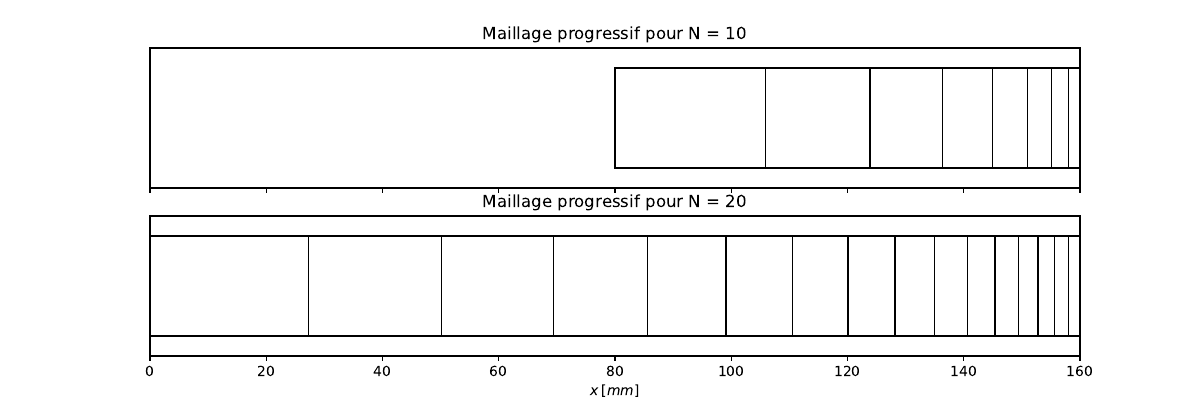

The script that saved this image:
import numpy as np
from scipy.optimize import fsolve
import matplotlib.pyplot as plt
from matplotlib.patches import Rectangle

d1 = 2

def compute_sizes(N, L):
    def equation(r):
        return d1 * (r**N - 1) / (r - 1) - L
    r_solution = fsolve(equation, 1.5)[0]
    sizes = d1 * r_solution ** np.arange(N)
    sizes = sizes[::-1]
    positions = np.concatenate(([0], np.cumsum(sizes)))
    return sizes, positions




sizes_10, pos_10 = compute_sizes(8, 80)
sizes_20, pos_20 = compute_sizes(16, 160)
pos_10 = pos_10 + 80
fig, axs = plt.subplots(2, 1, figsize=(12, 4), sharex=True)

def plot_cells(ax, sizes, positions, title):
    for i in range(len(sizes)):
        rect = Rectangle(
            (positions[i], 0), sizes[i], 1,
            facecolor='none', edgecolor='black', linewidth=1
        )
        ax.add_patch(rect)

    ax.set_xlim(0, positions[-1])
    ax.set_ylim(-0.2, 1.2)
    ax.set_yticks([])
    ax.set_title(title, fontsize=12)

plot_cells(axs[0], sizes_10, pos_10, "Maillage progressif pour N = 10")

plot_cells(axs[1], sizes_20, pos_20, "Maillage progressif pour N = 20")

axs[1].set_xlabel("$x \\;[mm]$")

plt.savefig("Validation/Maillage/adaptativeMesh.pdf")
plt.tight_layout()
plt.show()


sizes, pos = compute_sizes(80)
print(sizes)